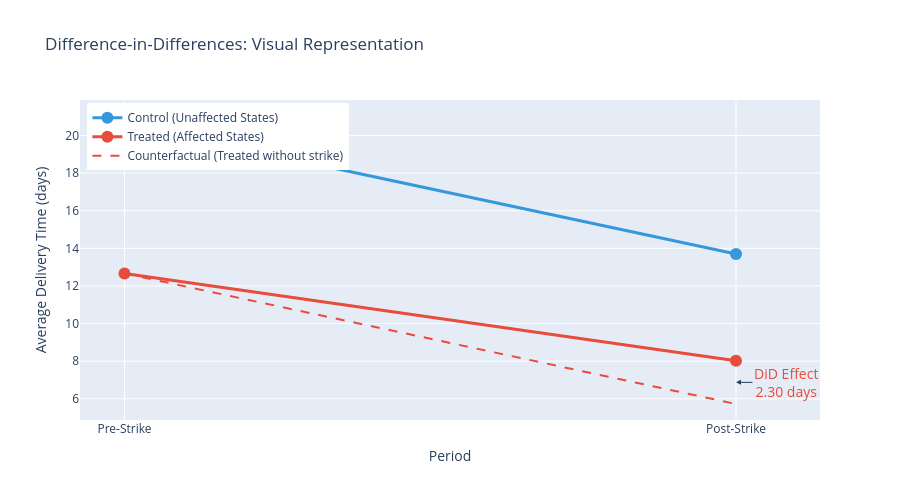

Source (notebook cell):
### Code cell
# Visualize the 2x2 DiD
fig = go.Figure()

# Control group line
fig.add_trace(go.Scatter(
    x=['Pre-Strike', 'Post-Strike'],
    y=[control_pre, control_post],
    mode='lines+markers',
    name='Control (Unaffected States)',
    line=dict(color='#3498DB', width=3),
    marker=dict(size=12)
))

# Treated group line
fig.add_trace(go.Scatter(
    x=['Pre-Strike', 'Post-Strike'],
    y=[treat_pre, treat_post],
    mode='lines+markers',
    name='Treated (Affected States)',
    line=dict(color='#E74C3C', width=3),
    marker=dict(size=12)
))

# Counterfactual line (what would have happened without strike)
counterfactual = treat_pre + (control_post - control_pre)
fig.add_trace(go.Scatter(
    x=['Pre-Strike', 'Post-Strike'],
    y=[treat_pre, counterfactual],
    mode='lines',
    name='Counterfactual (Treated without strike)',
    line=dict(color='#E74C3C', width=2, dash='dash'),
))

# Add annotation for DiD effect
fig.add_annotation(
    x='Post-Strike', y=(treat_post + counterfactual) / 2,
    text=f'DiD Effect<br>{raw_did:.2f} days',
    showarrow=True,
    arrowhead=2,
    ax=50, ay=0,
    font=dict(size=14, color='#E74C3C')
)

fig.update_layout(
    title='Difference-in-Differences: Visual Representation',
    xaxis_title='Period',
    yaxis_title='Average Delivery Time (days)',
    height=500,
    legend=dict(yanchor='top', y=0.99, xanchor='left', x=0.01)
)
fig.show()

### Figure 1 — Plotly figure (JSON) as saved in the notebook; plotly's stock layout.template omitted (floating-point values rounded to 4 significant figures)
{"data": [{"line": {"color": "#3498DB", "width": 3}, "marker": {"size": 12}, "mode": "lines+markers", "name": "Control (Unaffected States)", "type": "scatter", "x": ["Pre-Strike", "Post-Strike"], "y": [20.64, 13.7]}, {"line": {"color": "#E74C3C", "width": 3}, "marker": {"size": 12}, "mode": "lines+markers", "name": "Treated (Affected States)", "type": "scatter", "x": ["Pre-Strike", "Post-Strike"], "y": [12.66, 8.024]}, {"line": {"color": "#E74C3C", "dash": "dash", "width": 2}, "mode": "lines", "name": "Counterfactual (Treated without strike)", "type": "scatter", "x": ["Pre-Strike", "Post-Strike"], "y": [12.66, 5.723]}], "layout": {"annotations": [{"arrowhead": 2, "ax": 50, "ay": 0, "font": {"color": "#E74C3C", "size": 14}, "showarrow": true, "text": "DiD Effect<br>2.30 days", "x": "Post-Strike", "y": 6.874}], "height": 500, "legend": {"x": 0.01, "xanchor": "left", "y": 0.99, "yanchor": "top"}, "title": {"text": "Difference-in-Differences: Visual Representation"}, "xaxis": {"title": {"text": "Period"}}, "yaxis": {"title": {"text": "Average Delivery Time (days)"}}}}
